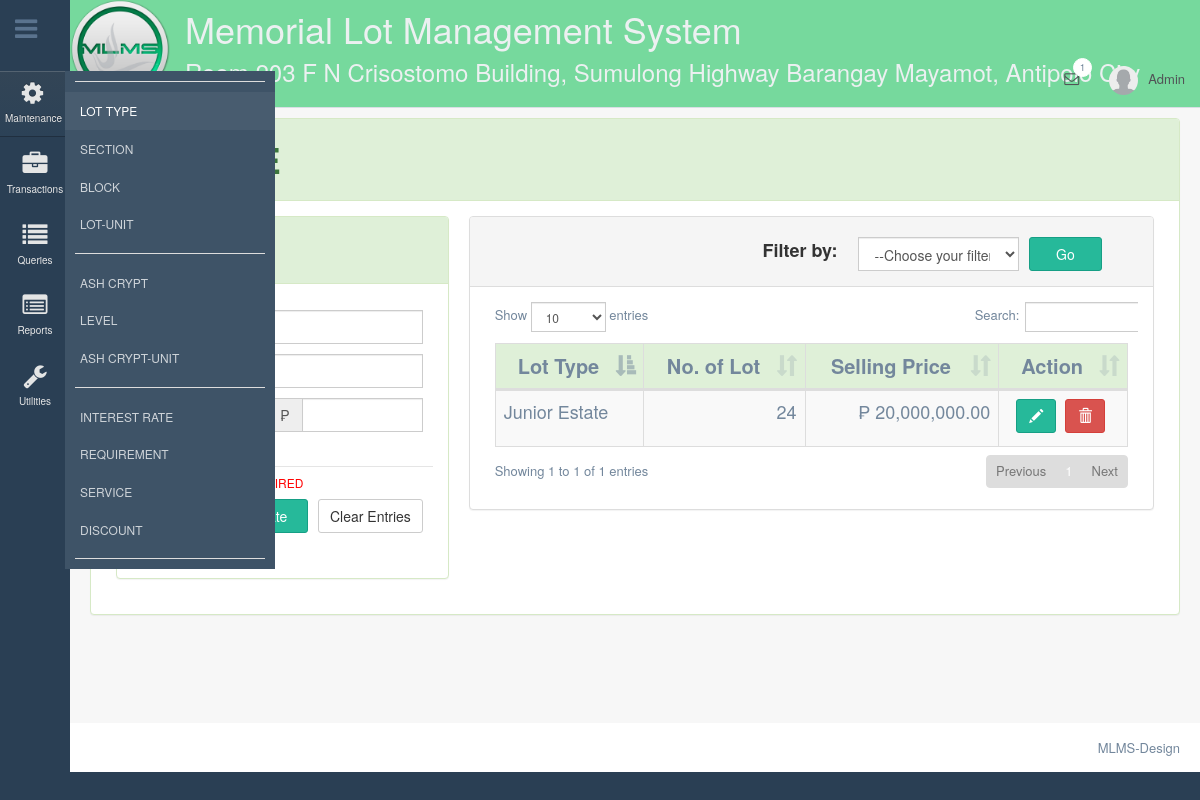
/pages/maintenance/typeoflot.php (signed in), run on an earlier commit of the app's database.
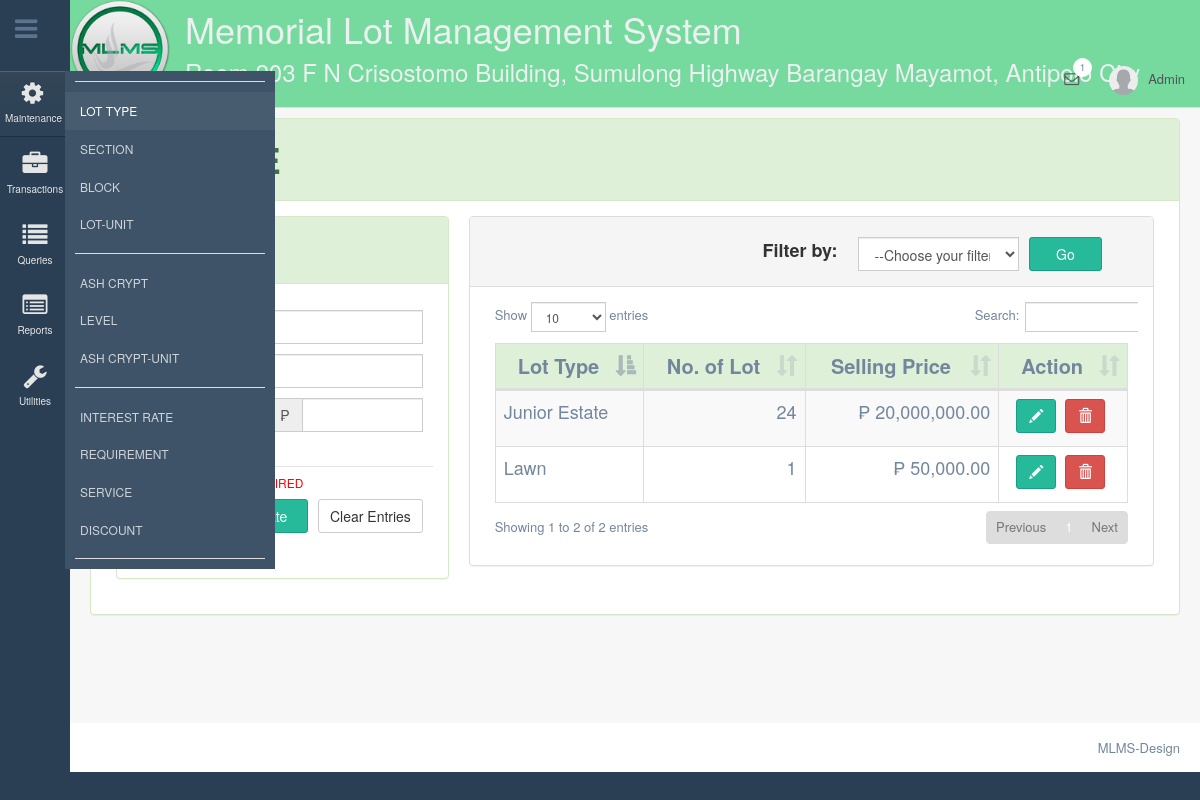
And on a later commit of the database.
### tables this page shows
CREATE TABLE `tblcompanysettings` (
  `intCompanyID` int(11) NOT NULL AUTO_INCREMENT,
  `strCompanyName` varchar(60) DEFAULT NULL,
  `strAddress` varchar(100) DEFAULT NULL,
  `strContactNo` varchar(15) DEFAULT NULL,
  `strEmailAddress` varchar(20) DEFAULT NULL,
  `strLogo` text,
  `strColor` varchar(20) DEFAULT NULL,
  PRIMARY KEY (`intCompanyID`)
);

CREATE TABLE `tbltypeoflot` (
  `intTypeID` int(11) NOT NULL AUTO_INCREMENT,
  `strTypeName` varchar(45) NOT NULL,
  `intNoOfLot` int(11) NOT NULL,
  `deciSellingPrice` decimal(12,2) NOT NULL,
  `intStatus` tinyint(4) NOT NULL,
  PRIMARY KEY (`intTypeID`)
);

### pages/controller/updatedata.php (called while the page is built, shortened)
<?php
require('alert.php');
?>

### pages/controller/viewdata.php (the view, shortened to what this page needs)
<?php
class types{
    function viewTypes(){
		$sql = "Select * from tbltypeoflot WHERE intStatus = 0 ORDER BY strTypeName ASC";
        $conn = mysql_connect(constant('server'),constant('user'),constant('pass'));
        $result = mysql_query($sql,$conn);
		while($row = mysql_fetch_array($result)){
			$intTypeID = $row['intTypeID'];
			$strTypeName = $row['strTypeName'];
			$intNoOfLot = $row['intNoOfLot'];
			$deciSellingPrice = $row['deciSellingPrice'];
			echo
				"
				<tr>
					<td style = 'font-size:18px;'>$strTypeName</td>
					<td style = 'font-size:18px; text-align: right;'>$intNoOfLot</td>
					<td style = 'font-size:18px; text-align: right;'>₱ ".number_format($deciSellingPrice,2)."</td>
					<td align='center'>
						<button type = 'button' class = 'btn btn-success' data-toggle = 'modal' title='Edit' data-target = '#update$intTypeID'>
							<i class='glyphicon glyphicon-pencil'></i>
						</button>
						<button type = 'button' class = 'btn btn-danger' data-toggle = 'modal' title='Deactivate' data-target = '#deactivate$intTypeID'>
							<i class='glyphicon glyphicon-trash'></i>
						</button>
					</td>
				</tr>
				<div class = 'modal fade' id = 'update$intTypeID'>
										   <input type='hidden' class='form-control' name= 'tfTypeID' value='$intTypeID' >
												<input type='text' class='form-control input-md' name= 'tfTypeName' value= '$strTypeName' required/>
												<input type='number' class='form-control input-md' min='1' name= 'tfNoOfLot' value= '$intNoOfLot' onkeypress='return validateNumber(event)' required/>
													<input type='text' class='form-control input-md tfSellingPrice' name= 'tfSellingPrice' value='$deciSellingPrice' required/>
				</div>
				<div class = 'modal fade' id = 'deactivate$intTypeID'>
								<h3>Are you sure you want deactivate $strTypeName?</h3>
											<input type='hidden' class='form-control' name= 'tfTypeID' value='$intTypeID' >
				</div>
			";
		}
	}
}
?>

### pages/controller/alert.php (shortened to what this page needs)
<!DOCTYPE html>
<html>
<head>
 <link rel="stylesheet" type="text/css" href="../../dist/sweetalert.css">
</head>
<body>
</body>
</html>

### pages/maintenance/typeoflot.php (shortened to what this page needs)
<?php
require('../controller/viewdata.php');
require('../controller/updatedata.php');
if(isset($_SESSION['use'])){
?>
<!DOCTYPE html>
<html lang="en">
<head>
    <link href="../../vendors/bootstrap/dist/css/bootstrap.min.css" rel="stylesheet">
    <link href="../../vendors/font-awesome/css/font-awesome.min.css" rel="stylesheet">
    <link href="../../vendors/nprogress/nprogress.css" rel="stylesheet">
    <link href="../../vendors/malihu-custom-scrollbar-plugin/jquery.mCustomScrollbar.min.css" rel="stylesheet"/>
    <link href="../../build/css/custom.min.css" rel="stylesheet">
    <link href="../../vendors/datatables.net-bs/css/dataTables.bootstrap.min.css" rel="stylesheet">
    <link href="../../vendors/datatables.net-buttons-bs/css/buttons.bootstrap.min.css" rel="stylesheet">
    <link href="../../vendors/datatables.net-fixedheader-bs/css/fixedHeader.bootstrap.min.css" rel="stylesheet">
    <link href="../../vendors/datatables.net-responsive-bs/css/responsive.bootstrap.min.css" rel="stylesheet">
    <link href="../../vendors/datatables.net-scroller-bs/css/scroller.bootstrap.min.css" rel="stylesheet">
</head>
<body class="nav-sm">
    <div class="container body">
        <div class="main_container">
           <?php
				 require('../menu/maintenance-sidemenu.php');
                require('../menu/topnav.php');
			?>
            <div class="right_col" role="main">
                <div class = "row">
                    <div class="col-md-12">
                         <div class="panel panel-success ">
                            <div class="panel-heading">
                                <H1><b>LOT TYPE</b></H1>
                            </div>
                            <div class="panel-body">
                                <div class="col-md-4">
                                    <div class="panel panel-success ">
                                        <div class="panel-heading">
                                            <H3><b>Create New</b></H3>
                     	                </div>
                                        <div class="panel-body">
                                            <form class="form-horizontal" role="form" action = "typeoflot.php" method= "post">
                                                  <div class="form-group" >
                                                       <div class="col-sm-7">
                                                        </div>
                                                     </div>
                                                    <div class="form-group">
                                                        <label class="col-md-5" style = " font-size: 18px;" align="right" style="margin-top:.30em">Lot Type:</label>
                                                        <div class="col-md-7">
                                                            <input type="text" class="form-control input-md" name= "tfTypeName" required>
                                                        </div>
                                                    </div>
                                                    <div class="form-group" >
                                                        <label class="col-md-5" style = " font-size: 18px;" align="right" style="margin-top:.30em">No. of Lot:</label>
                                                        <div class="col-md-7">
                                                            <input type="number" class="form-control input-md" min="1" name="tfNoOfLot" onkeypress="return validateNumber(event)" required/>
                                                        </div>
                                                    </div>
                                                    <div class="form-group">
                                                        <label class="col-md-5" style = " font-size: 18px;" align="right" style="margin-top:.30em">Selling Price:</label>
                                                        <div class="col-md-7">
                                                            <div class="input-group">
                                                                <span class = "input-group-addon">₱</span>
                                                                <input type="text" class="form-control input-md" name= "tfSellingPrice" id="tfSellingPrice"  required/>
                                                            </div>
                                                        </div>
                                                    </div>
                                                    <h6 class="col-md-12" style = "color: red;" align="left" style="margin-top:.30em">ALL FIELDS ARE REQUIRED </h6>
													<div class="form-group modal-footer">
                                                        <div class="col-md-12 col-md-offset-3">
                                                            <button type="submit" class="btn btn-success col-md-4" name= "btnSubmit">Create</button>
                                                            <input class = "btn btn-default col-md-5" type="reset" name = "btnClear" value = "Clear Entries">
                                                        </div>
                                                    </div>
                                            </form>
                                        </div>
                                    </div>
                                </div>
                                <div class="col-md-8">
                                    <div class="panel panel-default">
                                         <div class="panel-heading">
                                            <form class="form-vertical" role="form" action = "typeoflot.php" method= "POST">
												<div class="form-group col-md-offset-4">
													<label class="col-md-4" style = "font-size: 18px;" align="right">Filter by:</label>
													<div class="col-md-5">
														<select class="form-control input-md" name = "filter" required>
															<option value="" selected disabled>--Choose your filter--</option>
														</select>
													</div>
                                                    <button type="submit" class="btn btn-success col-md-2" name= "btnGo">Go</button>
												</div>
											</form>
                     	                  </div>
                                          <div class="panel-body">
                                              <div class="table-responsive col-md-12 col-lg-12 col-xs-12">
                                                   <table id="datatable-lotType" class="table table-striped table-bordered dt-responsive nowrap" cellspacing="0" width="100%">
                                                        <thead>
                                                            <tr>
                                                                <th class = "success" style = "text-align: center; font-size: 20px;">Lot Type</th>
                                                                <th class = "success" style = "text-align: center; font-size: 20px;">No. of Lot</th>
                                                                <th class = "success" style = "text-align: center; font-size: 20px;">Selling Price</th>
                                                                <th class = "success" style = "text-align: center; font-size: 20px;">Action</th>
                                                            </tr>
                                                        </thead>
                                                        <tbody>
                                                            <?php
																if (isset($_POST['btnGo'])){
																	$filter = $_POST['filter'];
																	if($filter == 1){
																		$viewDeactivate = new deactivatedTypes();
																		$viewDeactivate->viewDeactivatedTypes();
																	}else if($filter == 0){
																		$view = new types();
																		$view->viewTypes();
																	}
																}else{
																	$view1 = new types();
																	$view1->viewTypes();
																}
                                                            ?>
                                                        </tbody>
                                                    </table>
                                                </div>
                                            </div>
                                        </div>
                                    </div>
                                </div>
                            </div>
                        </div>
                    </div>
                 </div>
                <footer>
                    <div class="pull-right">
                        MLMS-Design
                    </div>
                    <div class="clearfix"></div>
                </footer>
        </div>
    </div>
</body>
</html>
<?php
    }
?>

### pages/menu/maintenance-sidemenu.php (shortened to what this page needs)
<div class="col-md-3 left_col menu_fixed" style="z-index:100;">
    <div class="left_col scroll-view">
        <div class="nav toggle">
            <a id="menu_toggle"><i class="fa fa-bars"></i></a>
        </div>
        <div class="clearfix"></div>
<br/>
        <div id="sidebar-menu" class="main_menu_side hidden-print main_menu">
            <div class="menu_section">
                <ul class="nav side-menu">
                    <li style="font-size: 20px"><a><i class="fa fa-cog"></i> Maintenance <span class="fa fa-chevron-down"></span></a>
                        <ul class="nav child_menu">
                            <li class = "divider"></li>
                            <li><a href="typeoflot.php" style="font-size: 12px">LOT TYPE</a></li>
                            <li><a href = "section.php" style="font-size: 12px">SECTION</a></li>
                            <li><a href = "block.php" style="font-size: 12px">BLOCK</a></li>
                            <li><a href = "lot.php" style="font-size: 12px">LOT-UNIT</a></li>
                            <li class = "divider"></li>
                            <li><a href = "ashcrypt.php" style="font-size: 12px">ASH CRYPT</a></li>
                            <li><a href = "levelAsh.php" style="font-size: 12px">LEVEL</a></li>
                            <li><a href = "ashcryptUnit.php" style="font-size: 12px">ASH CRYPT-UNIT</a>
                            <li class = "divider"></li>
                            <li><a href = "interest.php" style="font-size: 12px">INTEREST RATE</a></li>
                            <li><a href = "requirement.php" style="font-size: 12px">REQUIREMENT</a></li>
                            <li><a href = "service.php" style="font-size: 12px">SERVICE</a></li>
                            <li><a href = "discount.php" style="font-size: 12px">DISCOUNT</a></li>
                            <li class = "divider"></li>
                        </ul>
                    </li>
                    <li style="font-size: 20px"><a><i class="fa fa-briefcase"></i> Transactions <span class="fa fa-chevron-down"></span></a>
                    </li>
                    <li style="font-size: 20px"><a><i class="fa fa-list"></i> Queries <span class="fa fa-chevron-down"></span></a>
                    </li>
                        <li style="font-size: 20px"><a><i class="fa fa-list-alt"></i> Reports <span class="fa fa-chevron-down"></span></a>
                    </li>
                    <li style="font-size: 20px"><a><i class="fa fa-wrench"></i> Utilities <span class="fa fa-chevron-down"></span></a>
                    </li>
                </ul>
            </div>
        </div>
    </div>
</div>

### pages/menu/topnav.php (shortened to what this page needs)
<div class="top_nav" >
<?php
        $sql = "SELECT * FROM tblcompanysettings WHERE intCompanyID = '1'";
        $conn = mysql_connect(constant('server'),constant('user'),constant('pass'));
        $result = mysql_query($sql,$conn);
        while($row = mysql_fetch_array($result)){
            $tfCompanyName = $row['strCompanyName'];
            $tfCompanyAddress = $row['strAddress'];
            $file = $row['strLogo'];
            $tfColor = $row['strColor'];
        }
?>
    <div class="nav_menu" style="background-color:<?php echo $tfColor; ?>">
        <a class="navbar-brand" rel="home" href="#" >
            <img style="max-height:100px; max-width: 100px; margin-top: -16px; margin-left: -15px" src="<?php echo $file;?>">
            <div style="margin-left:100px;margin-top: -100px;">
            <h1><?php echo $tfCompanyName; ?></h1>
            <h3><?php echo $tfCompanyAddress; ?></h3>
            </div>
       </a>
        <nav>
            <ul class="nav navbar-nav navbar-right">
                <li class="">
                    <a href="javascript:;" class="user-profile dropdown-toggle" data-toggle="dropdown" aria-expanded="false">
                        <img src="../images/user.png" alt="">Admin
                    </a>
                </li>
                <li role="presentation" class="dropdown">
                    <a href="javascript:;" class="dropdown-toggle info-number" data-toggle="dropdown" aria-expanded="false">
                       <i class="fa fa-envelope-o"></i>
                       <span class="badge bg-white">1</span>
                    </a>
                </li>
            </ul>
        </nav>
    </div>
</div>

What changed in the data, as far as the page shows it:
added tbltypeoflot: strTypeName "Lawn", intNoOfLot "1", deciSellingPrice "50,000.00"
Also different on the page:
text written by a page script: "Show entries Search: Showing 1 to 1 of 1 entries Previous 1 Next" → "Show entries Search: Showing 1 to 2 of 2 entries Previous 1 Next"
